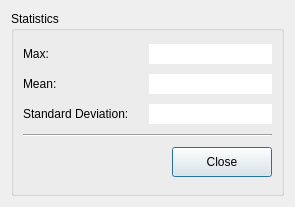
<?xml version="1.0" encoding="UTF-8"?>
<ui version="4.0">
 <class>Dialog</class>
 <widget class="QDialog" name="Dialog">
  <property name="geometry">
   <rect>
    <x>0</x>
    <y>0</y>
    <width>295</width>
    <height>207</height>
   </rect>
  </property>
  <property name="windowTitle">
   <string>Dialog</string>
  </property>
  <layout class="QVBoxLayout" name="verticalLayout_2">
   <item>
    <widget class="QGroupBox" name="groupBox">
     <property name="title">
      <string>Statistics</string>
     </property>
     <property name="flat">
      <bool>true</bool>
     </property>
     <layout class="QVBoxLayout" name="verticalLayout">
      <item>
       <layout class="QHBoxLayout" name="horizontalLayout">
        <item>
         <widget class="QLabel" name="label">
          <property name="minimumSize">
           <size>
            <width>120</width>
            <height>0</height>
           </size>
          </property>
          <property name="maximumSize">
           <size>
            <width>120</width>
            <height>16777215</height>
           </size>
          </property>
          <property name="text">
           <string>Max:</string>
          </property>
         </widget>
        </item>
        <item>
         <widget class="QLineEdit" name="maxLineEdit">
          <property name="frame">
           <bool>false</bool>
          </property>
          <property name="readOnly">
           <bool>true</bool>
          </property>
         </widget>
        </item>
       </layout>
      </item>
      <item>
       <layout class="QHBoxLayout" name="horizontalLayout_3">
        <item>
         <widget class="QLabel" name="label_3">
          <property name="minimumSize">
           <size>
            <width>120</width>
            <height>0</height>
           </size>
          </property>
          <property name="maximumSize">
           <size>
            <width>120</width>
            <height>16777215</height>
           </size>
          </property>
          <property name="text">
           <string>Mean:</string>
          </property>
         </widget>
        </item>
        <item>
         <widget class="QLineEdit" name="meanLineEdit">
          <property name="frame">
           <bool>false</bool>
          </property>
          <property name="readOnly">
           <bool>true</bool>
          </property>
         </widget>
        </item>
       </layout>
      </item>
      <item>
       <layout class="QHBoxLayout" name="horizontalLayout_4">
        <item>
         <widget class="QLabel" name="label_4">
          <property name="minimumSize">
           <size>
            <width>120</width>
            <height>0</height>
           </size>
          </property>
          <property name="maximumSize">
           <size>
            <width>120</width>
            <height>16777215</height>
           </size>
          </property>
          <property name="text">
           <string>Standard Deviation:</string>
          </property>
         </widget>
        </item>
        <item>
         <widget class="QLineEdit" name="stdLineEdit">
          <property name="frame">
           <bool>false</bool>
          </property>
          <property name="readOnly">
           <bool>true</bool>
          </property>
         </widget>
        </item>
       </layout>
      </item>
      <item>
       <widget class="Line" name="line">
        <property name="orientation">
         <enum>Qt::Horizontal</enum>
        </property>
       </widget>
      </item>
      <item>
       <layout class="QHBoxLayout" name="horizontalLayout_5">
        <item>
         <spacer name="horizontalSpacer">
          <property name="orientation">
           <enum>Qt::Horizontal</enum>
          </property>
          <property name="sizeHint" stdset="0">
           <size>
            <width>40</width>
            <height>20</height>
           </size>
          </property>
         </spacer>
        </item>
        <item>
         <widget class="QPushButton" name="closeButton">
          <property name="minimumSize">
           <size>
            <width>100</width>
            <height>30</height>
           </size>
          </property>
          <property name="text">
           <string>Close</string>
          </property>
         </widget>
        </item>
       </layout>
      </item>
     </layout>
    </widget>
   </item>
  </layout>
 </widget>
 <resources/>
 <connections/>
</ui>
